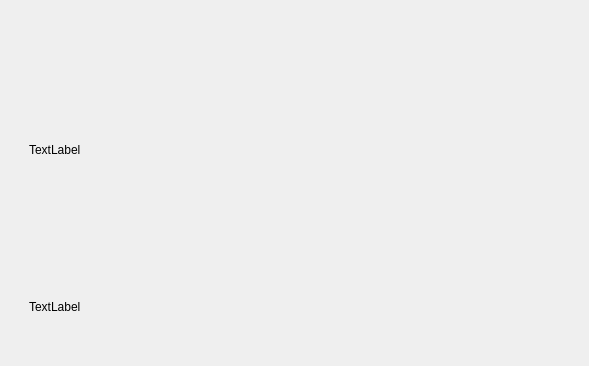
<?xml version="1.0" encoding="UTF-8"?>
<ui version="4.0">
 <class>SatelliteMainWidget</class>
 <widget class="QWidget" name="SatelliteMainWidget">
  <property name="geometry">
   <rect>
    <x>0</x>
    <y>0</y>
    <width>570</width>
    <height>353</height>
   </rect>
  </property>
  <property name="windowTitle">
   <string>Form</string>
  </property>
  <layout class="QGridLayout" name="gridLayout">
   <item row="0" column="0">
    <widget class="QWidget" name="widget" native="true">
     <layout class="QGridLayout" name="gridLayout_2">
      <item row="0" column="0">
       <widget class="QWidget" name="widget_2" native="true">
        <layout class="QGridLayout" name="gridLayout_3">
         <item row="0" column="0">
          <widget class="QLabel" name="label">
           <property name="minimumSize">
            <size>
             <width>531</width>
             <height>241</height>
            </size>
           </property>
           <property name="text">
            <string>TextLabel</string>
           </property>
          </widget>
         </item>
         <item row="1" column="0">
          <widget class="QLabel" name="label_2">
           <property name="minimumSize">
            <size>
             <width>521</width>
             <height>61</height>
            </size>
           </property>
           <property name="text">
            <string>TextLabel</string>
           </property>
          </widget>
         </item>
        </layout>
       </widget>
      </item>
     </layout>
    </widget>
   </item>
  </layout>
 </widget>
 <resources/>
 <connections/>
</ui>
